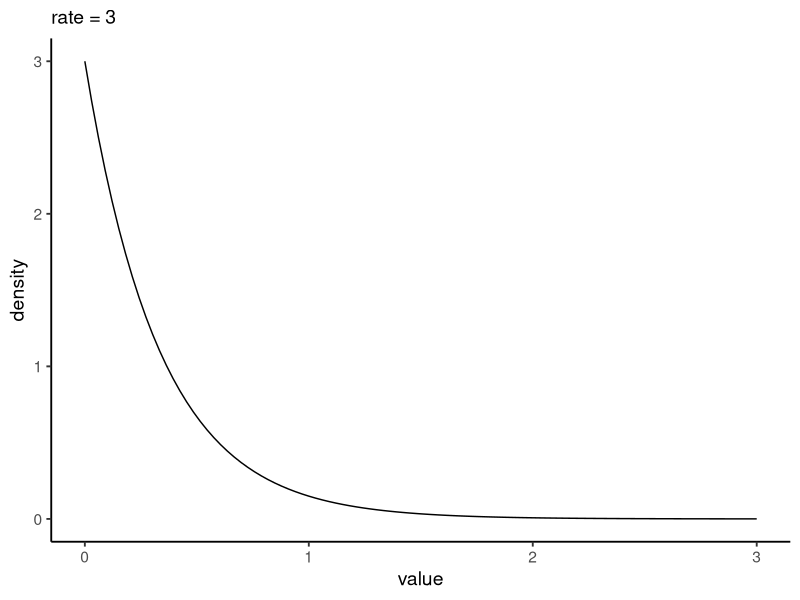
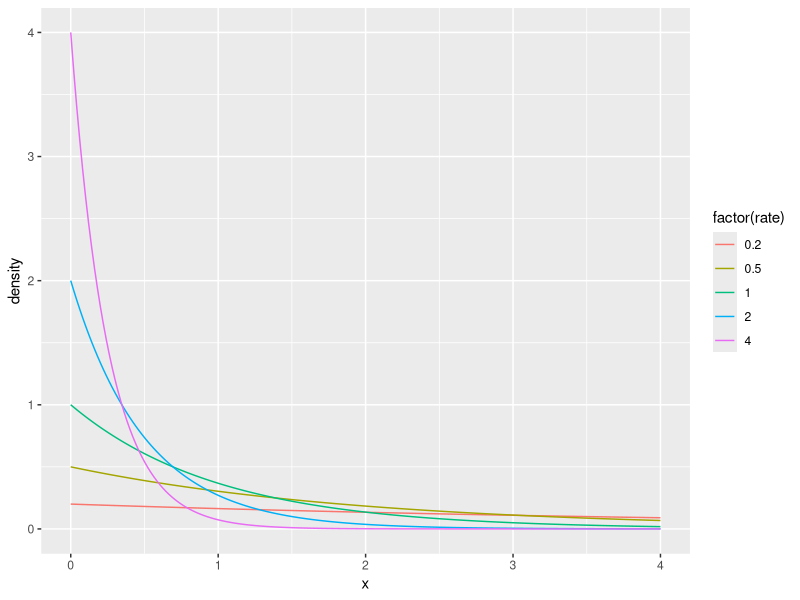
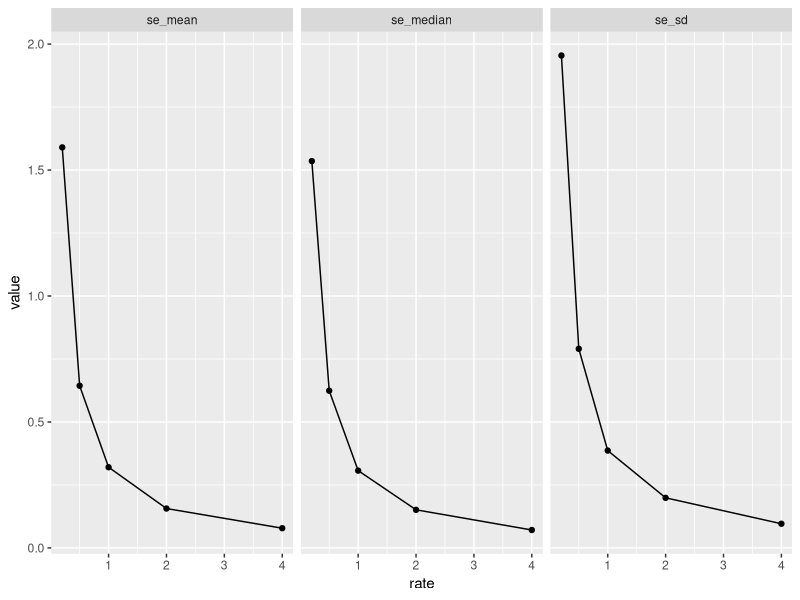

Write the R code that produced these figures, in order.
## ---- chunk 1
#| eval: true
library(tidyverse)
## ---- chunk 2
#| eval = TRUE
library(dplyr)
library(ggplot2)
tibble(x = seq(0,3, length.out = 100),
           y = dexp(x, 3)) |>
  ggplot(aes(x=x,y=y)) +
  geom_line()+
  theme_classic(base_size = 14) +
  labs(y = "density", x = "value", subtitle = "rate = 3")
## ---- chunk 3
exp_frame <- 
  crossing(x = seq(0, 4, length.out = 200),
           rate = c(0.2, 0.5, 1, 2, 4))
## ---- chunk 4
exp_frame <- exp_frame |>
  mutate(density = dexp(x, rate = rate))
## ---- chunk 5
ggplot(exp_frame, 
       aes(x = x, y = density, color = factor(rate))) +
  geom_line()

# higher rates are steeper curves more clustered at 0 as there are more events per interval, so lower time between events.
## ---- chunk 6
library(tidyr)

samp_frame <- crossing(sims = 1:1000,
                       rate = c(0.2, 0.5, 1, 2, 4))
## ---- chunk 7
samp_frame <- samp_frame |>
  group_by(sims, rate) |>
  reframe(samp_data = rexp(10, rate = rate))
## ---- chunk 8
samp_properties <- samp_frame |>
  group_by(sims, rate) |>
  summarize(
    sample_mean = mean(samp_data),
    sample_median = median(samp_data),
    sample_sd = sd(samp_data),
    .groups = "drop"
  )
## ---- chunk 9
samp_se <- samp_properties |>
  group_by(rate) |>
  summarize(se_mean = sd(sample_mean),
            se_median = sd(sample_median),
            se_sd = sd(sample_sd)
            )

knitr::kable(samp_se)

samp_se |>
  pivot_longer(-rate) |>
  ggplot(aes(x=rate, y = value)) +
  facet_wrap(vars(name)) +
  geom_point() +
  geom_line()

# higher rate, lower SE
## ---- chunk 10
# falls out naturally. More data pressed against 0, 
# thinner tail, lowe SE
